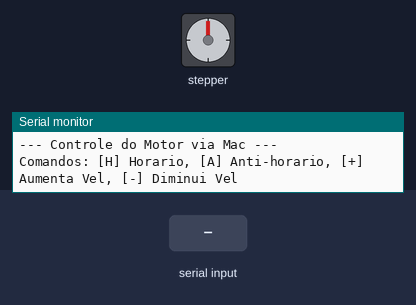
Simulated run of this program. Board: Arduino Uno, built with avr-gcc and run on an emulated ATmega328P. Shown: stepper motor, the last lines printed to the serial monitor. The test bench sets the inputs (shaded band). Stepper angles assume 2048 steps per turn.

Above: at 1.2 s.
1.3 s: "H" received over Serial
At 3.7 s:
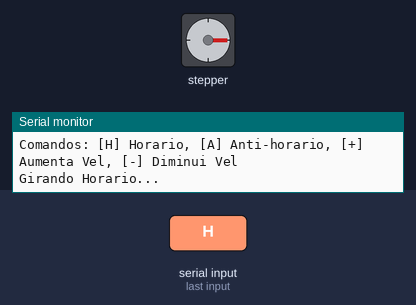
4.0 s: "A" received over Serial
At 4.47 s:
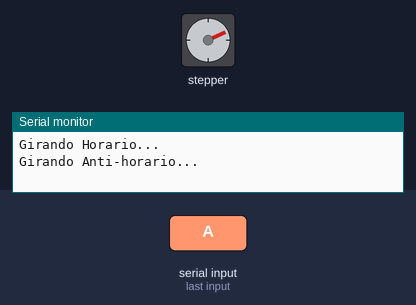
8.5 s: "a" received over Serial
At 10.4 s:
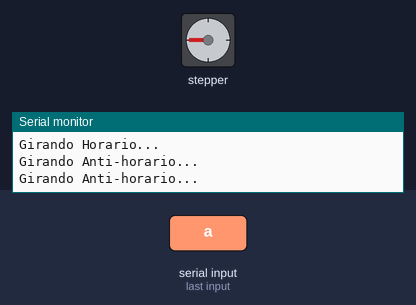
11.2 s: "A" received over Serial
At 13.7 s:
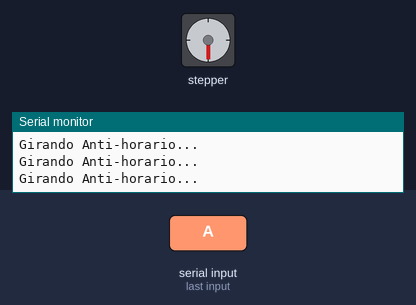
Timing chart, 0 to 14.9 s (numbered marks = the images above; inputs shaded):
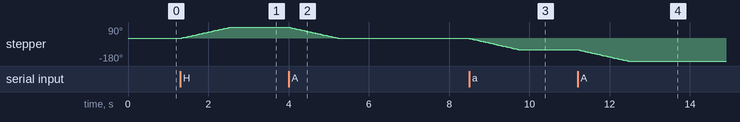

Measured:
- after the input at 1.3 s, stepper: turns 90° clockwise in 1.3 s, starting at once
- after the input at 4.0 s, stepper: turns 90° counter-clockwise in 1.3 s, starting at once
- after the input at 8.5 s, stepper: turns 90° counter-clockwise in 1.3 s, starting at once
- after the input at 11.2 s, stepper: turns 90° counter-clockwise in 1.3 s, starting at once

The program:

main.cpp
```cpp
#include <Arduino.h>
#include <Stepper.h>

const int passosPorVolta = 2048;
Stepper meuMotor(passosPorVolta, 8, 10, 9, 11); // Ordem correta para o ULN2003

int velocidade = 12; // Velocidade inicial padrão

void setup() {
  meuMotor.setSpeed(velocidade);
  Serial.begin(9600);
  Serial.println("--- Controle do Motor via Mac ---");
  Serial.println("Comandos: [H] Horario, [A] Anti-horario, [+] Aumenta Vel, [-] Diminui Vel");
}

void loop() {
  if (Serial.available() > 0) {
    char comando = Serial.read(); // Lê o que você digitou no Mac

    if (comando == 'H' || comando == 'h') {
      Serial.println("Girando Horario...");
      meuMotor.step(512); // Gira 90 graus
    }
    else if (comando == 'A' || comando == 'a') {
      Serial.println("Girando Anti-horario...");
      meuMotor.step(-512);
    }
    else if (comando == '+') {
      velocidade = min(velocidade + 1, 20); // Limite maximo seguro
      meuMotor.setSpeed(velocidade);
      Serial.print("Velocidade aumentada para: "); Serial.println(velocidade);
    }
    else if (comando == '-') {
      velocidade = max(velocidade - 1, 1); // Limite minimo
      meuMotor.setSpeed(velocidade);
      Serial.print("Velocidade diminuida para: "); Serial.println(velocidade);
    }
  }
}
```
